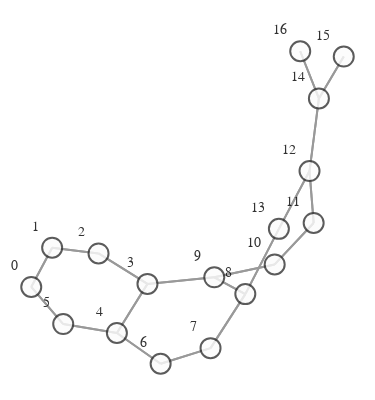

The notebook cell saved with this chart:
### Markdown cell above
# VISUALIZATION

### Code cell
def create_graph(graph):
    g = to_networkx(graph)
    pos = nx.spring_layout(g)
    vis = GraphVisualization(
        g,
        pos,
        node_text_position="top left",
        node_size=20,
    )
    fig = vis.create_figure()
    return fig


fig = create_graph(dataset[0])
fig.show()

### Figure 1 — Plotly figure (JSON) as saved in the notebook; plotly's stock layout.template omitted (floating-point values rounded to 4 significant figures)
{"data": [{"hoverinfo": "none", "line": {"color": "#808080", "width": 2}, "mode": "lines", "opacity": 0.8, "type": "scatter", "x": [-1, -0.8795, null, -1, -0.8157, null, -0.8795, -1, null, -0.8795, -0.612, null, -0.612, -0.8795, null, -0.612, -0.33, null, -0.33, -0.612, null, -0.33, -0.5062, null, -0.33, 0.05516, null, -0.5062, -0.33, null, -0.5062, -0.8157, null, -0.5062, -0.2541, null, -0.8157, -1, null, -0.8157, -0.5062, null, -0.2541, -0.5062, null, -0.2541, 0.03367, null, 0.03367, -0.2541, null, 0.03367, 0.2342, null, 0.2342, 0.03367, null, 0.2342, 0.05516, null, 0.2342, 0.4277, null, 0.05516, -0.33, null, 0.05516, 0.2342, null, 0.05516, 0.4035, null, 0.4035, 0.05516, null, 0.4035, 0.6282, null, 0.6282, 0.4035, null, 0.6282, 0.6043, null, 0.6043, 0.6282, null, 0.6043, 0.4277, null, 0.6043, 0.6585, null, 0.4277, 0.2342, null, 0.4277, 0.6043, null, 0.6585, 0.6043, null, 0.6585, 0.8017, null, 0.6585, 0.5507, null, 0.8017, 0.6585, null, 0.5507, 0.6585, null], "y": [-0.222, -0.03003, null, -0.222, -0.4034, null, -0.03003, -0.222, null, -0.03003, -0.05816, null, -0.05816, -0.03003, null, -0.05816, -0.2072, null, -0.2072, -0.05816, null, -0.2072, -0.4472, null, -0.2072, -0.1751, null, -0.4472, -0.2072, null, -0.4472, -0.4034, null, -0.4472, -0.5976, null, -0.4034, -0.222, null, -0.4034, -0.4472, null, -0.5976, -0.4472, null, -0.5976, -0.5213, null, -0.5213, -0.5976, null, -0.5213, -0.2571, null, -0.2571, -0.5213, null, -0.2571, -0.1751, null, -0.2571, 0.06183, null, -0.1751, -0.2072, null, -0.1751, -0.2571, null, -0.1751, -0.112, null, -0.112, -0.1751, null, -0.112, 0.09061, null, 0.09061, -0.112, null, 0.09061, 0.3447, null, 0.3447, 0.09061, null, 0.3447, 0.06183, null, 0.3447, 0.6996, null, 0.06183, -0.2571, null, 0.06183, 0.3447, null, 0.6996, 0.3447, null, 0.6996, 0.9042, null, 0.6996, 0.9302, null, 0.9042, 0.6996, null, 0.9302, 0.6996, null]}, {"hoverinfo": "text", "marker": {"color": "#fcfcfc", "colorbar": {"thickness": 15, "title": {"side": "right", "text": ""}, "xanchor": "left"}, "colorscale": [[0, "rgb(255,255,217)"], [0.125, "rgb(237,248,177)"], [0.25, "rgb(199,233,180)"], [0.375, "rgb(127,205,187)"], [0.5, "rgb(65,182,196)"], [0.625, "rgb(29,145,192)"], [0.75, "rgb(34,94,168)"], [0.875, "rgb(37,52,148)"], [1, "rgb(8,29,88)"]], "line": {"color": "#333333", "width": 2}, "reversescale": false, "showscale": false, "size": 20}, "mode": "markers+text", "opacity": 0.8, "text": ["0", "1", "2", "3", "4", "5", "6", "7", "8", "9", "10", "11", "12", "13", "14", "15", "16"], "textfont": {"color": "#000000", "family": "Arial", "size": 14}, "textposition": "top left", "type": "scatter", "x": [-1, -0.8795, -0.612, -0.33, -0.5062, -0.8157, -0.2541, 0.03367, 0.2342, 0.05516, 0.4035, 0.6282, 0.6043, 0.4277, 0.6585, 0.8017, 0.5507], "y": [-0.222, -0.03003, -0.05816, -0.2072, -0.4472, -0.4034, -0.5976, -0.5213, -0.2571, -0.1751, -0.112, 0.09061, 0.3447, 0.06183, 0.6996, 0.9042, 0.9302]}], "layout": {"autosize": false, "height": 400, "hovermode": "closest", "margin": {"b": 5, "l": 0, "r": 0, "t": 20}, "paper_bgcolor": "rgba(255,255,255,255)", "plot_bgcolor": "rgba(0,0,0,0)", "scene": {"xaxis": {"autorange": true, "showgrid": false, "showline": false, "showticklabels": false, "ticks": "", "visible": false, "zeroline": false}, "yaxis": {"autorange": true, "showgrid": false, "showline": false, "showticklabels": false, "ticks": "", "visible": false, "zeroline": false}, "zaxis": {"autorange": true, "showgrid": false, "showline": false, "showticklabels": false, "ticks": "", "visible": false, "zeroline": false}}, "showlegend": false, "title": {"font": {"size": 16}, "text": ""}, "width": 375, "xaxis": {"autorange": true, "showgrid": false, "showline": false, "showticklabels": false, "ticks": "", "visible": false, "zeroline": false}, "yaxis": {"autorange": true, "showgrid": false, "showline": false, "showticklabels": false, "ticks": "", "visible": false, "zeroline": false}}}
